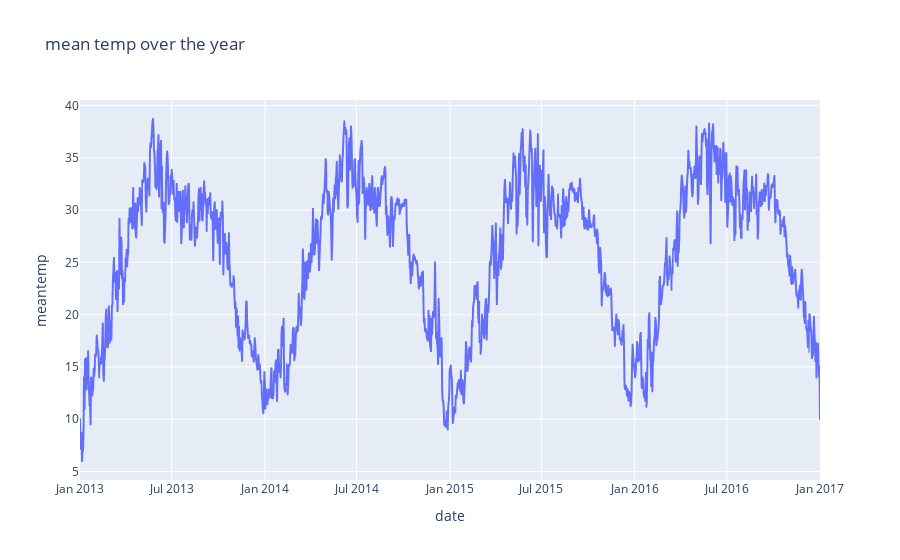

Notebook source saved alongside this figure:
### Code cell
figure

### Figure 1 — Plotly figure (JSON) as saved in the notebook; plotly's stock layout.template omitted (floating-point values rounded to 4 significant figures; data arrays with more than 128 entries replaced by an {"elided": "..."} marker saying what was removed)
{"data": [{"hovertemplate": "date=%{x}<br>meantemp=%{y}<extra></extra>", "legendgroup": "", "line": {"color": "#636efa", "dash": "solid"}, "marker": {"symbol": "circle"}, "mode": "lines", "name": "", "showlegend": false, "type": "scattergl", "x": {"elided": "1462 str values"}, "xaxis": "x", "y": {"elided": "1462 float values"}, "yaxis": "y"}], "layout": {"legend": {"tracegroupgap": 0}, "title": {"text": "mean temp over the year"}, "xaxis": {"anchor": "y", "domain": [0, 1], "title": {"text": "date"}}, "yaxis": {"anchor": "x", "domain": [0, 1], "title": {"text": "meantemp"}}}}
